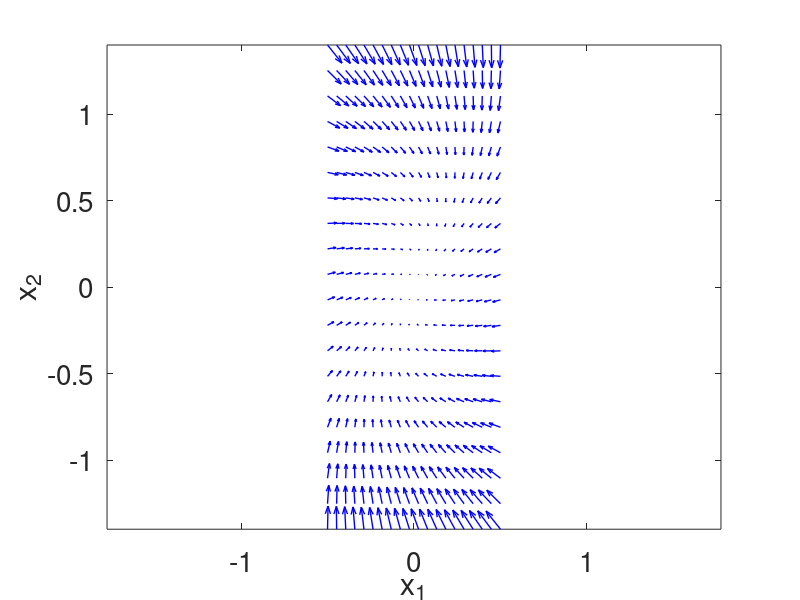

This figure's MATLAB source: (Note: this script raises an error after producing the figure.)
clear all; close all; clc

#@Josenalde Oliveira

#campo vetorial
#Exemplo 1: pêndulo não amortecido sem entrada externa

#y" + sin(y) = 0
#Fazendo x_1 = y e x_2 = y', tem-se x_1' = x_2 e x_2'=-sin(y)

#Função lambda sem atrito
#f_1 = @(t,X) [X(2); -sin(X(1))];

#Função lambda com atrito
f_3 = @(t,X) [X(2); -sin(X(1)) - 0.5*X(2)]; #g=l=10,m=1,B=0.5

f_4 = @(t,X) [X(2); -2*X(1) - X(1)^2 - 0.5*X(2)]; #class07 slide 10

f_5 = @(t,X) [-X(1)^2+2*X(1)*X(2); -2*X(1)*X(2)+0.5*X(2)-X(2)^2];

f_6 = @(t,X) [X(2); 1 - ((1^2)/(X(1)^2))];

#Exemplo 2: VAN DER POL
#mx" + 2c(x^2-1)x' + kx=0
m=1; c=0.5; k=1; #testar para c variando 0.1, 0.2, 0.5, 1.0, 1.5, 2.0
f_2 = @(t, X) [X(2); (1/m)*(-2*c*(X(1)^2-1)*X(2)-k*X(1))];

#Exemplo 3: PÊNDULO SEM ATRITO COM OSCILAÇÕES PEQUENAS EM TORNO DO EQUILÍBRIO
#wn = 1;
wn = 0.3;
#wn = 1.4;
f_7 = @(t, X) [X(2); -wn^2*X(1)];
u = 2;
f_8 = @(t, X) [X(2); 1 - (u^2/X(1)^2)];

f_9 = @(t, X) [4 - X(1)^2 - 4*X(2)^2; X(2)^2 - X(1)^2 + 1];

# PREDADOR-PRESA
alpha = 0.5;
beta = 2.0;
gamma = 1;
f_10 = @(t, X) [-alpha*X(1) + gamma*X(1)*X(2); beta*X(2) - gamma*X(1)*X(2)];

mu = 0.5;
f_11 = @(t, X) [mu*X(1) + X(2) - X(1)^3; -X(1)];

# Vinograd
#den = (X(1)^2 + X(2)^2) * (1 + (X(1)^2 + X(2)^2)^2);
f_12 = @(t, X) [((X(1)^2*(X(2)-X(1)) + X(2)^5)) / ((X(1)^2 + X(2)^2) * (1 + (X(1)^2 + X(2)^2)^2)); (X(2)^2*(X(2) -2*X(1))) / ((X(1)^2 + X(2)^2) * (1 + (X(1)^2 + X(2)^2)^2))];

# ddot(x) + dot(x)^3 - x^2 = u
#f_13 = @(t, X) [X(2) ; -X(2)^3 + X(1)^2 + (X(2)^3-X(1)^2-X(1)-X(2))];
f_13 = @(t, X) [X(2) ; -X(2)^3 + X(1)^2 + (X(2)^3-X(1)^2-X(1)-2*X(2))];

#f_14 = @(t, X) [-X(1)^2 + 2*X(1)*X(2) ; -2*X(1)*X(2) + 0.5*X(2) - X(2)^2];
f_14 = @(t, X) [-X(1)^2 + 2*X(1)*X(2) ; -2*X(1)*X(2) + 0.5*X(2) - X(2)^2];

f_15 = @(t,X) [-X(1) - X(2)^2; -X(2)];

%VGM
f_16 = @(t,X) [-2*X(1); - 2*X(2) - 2*X(2)*X(2)^2];

%exercises_I
f_17 = @(t,X) [-3*X(1) + X(2); - X(1) - X(2) - X(2)^3];


#Vamos definir o intervalo em x_1 e x_2 de interesse
x_1_min = -0.5;
x_1_max = 0.5;
x_2_min = -1.4;
x_2_max = 1.4;

#cria eixos
x_1 = linspace(x_1_min, x_1_max, 20);
x_2 = linspace(x_2_min, x_2_max, 20);

#cria grid 20x20
[x, x_dot] = meshgrid(x_1,x_2);

u = zeros(size(x)); #guardará o valor de dot_x1 em cada ponto e v guardará o valor de dot_x2 em cada ponto
v = zeros(size(x));

t=0;
for i = 1:numel(x)
    Xprime = f_17(t,[x(i); x_dot(i)]); % MUDAR SISTEMA AQUI
    u(i) = Xprime(1);
    v(i) = Xprime(2);
end

quiver(x, x_dot, u,v ,'b', 'LineWidth', 1);
hold on;
xlabel('x_1');
ylabel('x_2');
axis tight equal;
set(gca, 'Fontsize', 20);

#Algumas trajetórias

#for x_2_0 = [1]
#for x_2_0 = [0.5 1 1.5 2.5 4.5]
while true
    #[x0_x, x0_y] = [2, 0];
    [x0_x, x0_y] = ginput(1);
    x0 = [x0_x, x0_y];
    tspan=[0 100];
    [ts,xs] = ode45(f_17,tspan, x0); % MUDAR SISTEMA AQUI
    plot(0,0, 'ro', 'marker', '*');
    plot(xs(:,1),xs(:,2), 'linewidth', 3);
    plot(xs(1,1), xs(1,2), 'ro', 'marker', 'd') % starting point
    plot(xs(end,1),xs(end,2),'ks') % ending point
    #figure;
    #plot(ts, xs(:,1), 'k', 'linewidth', 3);
    #xlabel('t (s) ');
    #ylabel('x(t)');
end
hold off
